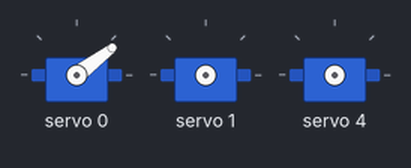
Simulated run of this sketch. Board: Arduino Uno, built with avr-gcc and run on an emulated ATmega328P. Shown: 3 × servo. What the sketch prints to the serial monitor is not drawn.

Above: at 0.1 s.
At 4.1 s:
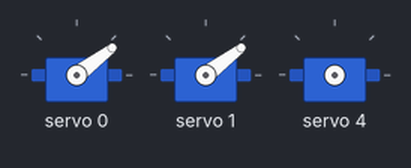
At 8.1 s:
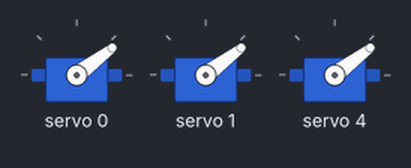
Timing chart, 0 to 9.6 s (numbered marks = the images above):
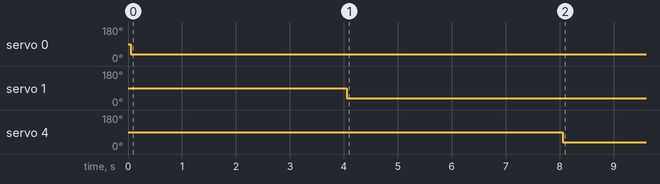

Measured:
- by itself, servo 0: 90° → 37° at 0.05 s
- by itself, servo 1: 90° → 37° at 4.1 s
- by itself, servo 4: 90° → 37° at 8.1 s

The sketch:

8_PCA9685_con_servomotor_3Motoresl_v6.ino
```cpp
//
// https://learn.adafruit.com/adafruit-16-channel-pwm-slash-servo-shield?view=all#library-reference
// https://www.youtube.com/watch?v=pne01vHabMw
// https://github.com/adafruit/Adafruit-PWM-Servo-Driver-Library
// https://www.youtube.com/watch?v=y8X9X10Tn1k
// https://www.youtube.com/watch?v=EUd4Fqot1Mc&t=114s

#include <Wire.h>
#include <Adafruit_PWMServoDriver.h>
#define NUM_SERVOS 3

Adafruit_PWMServoDriver servos = Adafruit_PWMServoDriver();

#define SERVOMIN  400 // This is the 'minimum' pulse length count (out of 4096)
#define SERVOMAX  2500 // This is the 'maximum' pulse length count (out of 4096)

#define FREQUENCY 50

// our servo # counter
//uint8_t servonum = 0;
int servo_num[NUM_SERVOS]= {0, 1, 4};

void setup() {
  Serial.begin(115200);
  Serial.println("8 channel Servo test!");

  // Inicializando la libreria para comunicarse con el PCA9685
  servos.begin();

  //pwm.setOscillatorFrequency(27000000);
  servos.setPWMFreq(50);  // Analog servos run at ~50 Hz updates. Determines how many full 'pulses' per second are generated by the IC

  delay(FREQUENCY);
}


void loop() {

  for(int i = 0; i < NUM_SERVOS; i++){
    servos.setPWM(servo_num[i], 0, convert2angle(90)); // sentido horario
    delay(2000);
    servos.setPWM(servo_num[i], 0, 0); // detener
    delay(2000);
  }


}

// Convertir angulo a pulso
int convert2angle(int myAng){
  int pulse, analog_value;
  pulse = map(myAng, 0, 360, SERVOMIN, SERVOMAX); // 0 grados se vuelve 150 y 180 se vuelve 600 de pulso
  analog_value = int(float(pulse) / 1000000 * FREQUENCY * 4096);
  Serial.println("Angulo/Pulso: ");
  Serial.println(myAng);
  Serial.println(" / ");
  Serial.println(pulse);
  Serial.println(" / ");
  Serial.println(analog_value);
  return analog_value;
}
```
